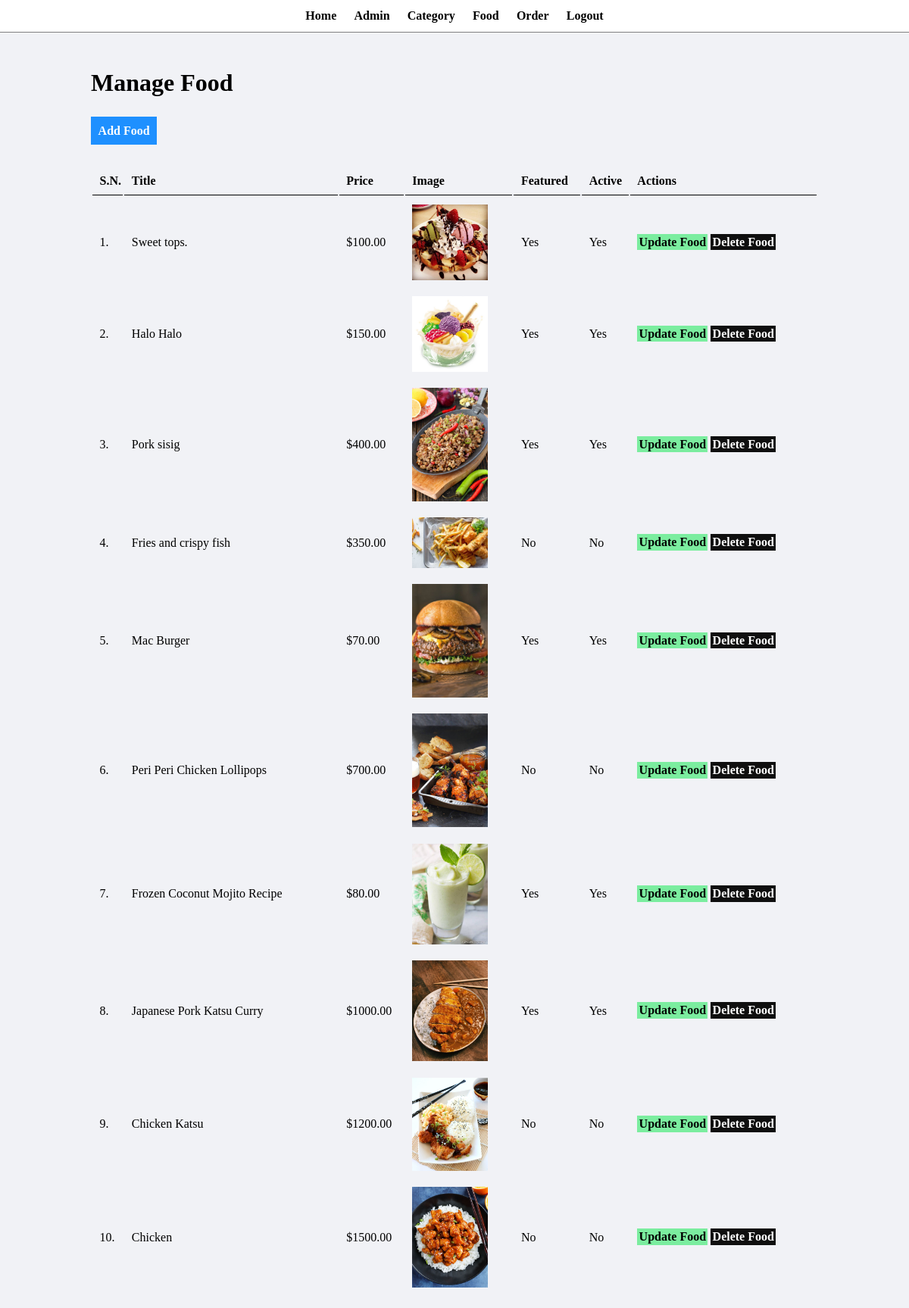
/admin/manage-food.php (signed in), run on the app's committed database.
### tables this page shows
CREATE TABLE `tbl_food` (
  `id` int(10) UNSIGNED NOT NULL,
  `title` varchar(100) NOT NULL,
  `description` text NOT NULL,
  `price` decimal(10,2) NOT NULL,
  `image_name` varchar(255) NOT NULL,
  `category_id` int(10) UNSIGNED NOT NULL,
  `featured` varchar(10) NOT NULL,
  `active` varchar(10) NOT NULL
);

### admin/manage-food.php (the view, shortened to what this page needs)
<?php include('head/header.php'); ?>
<div class="main-content">
    <div class="wrapper">
        <h1>Manage Food</h1>
        <br /><br />
                <a href="<?php echo SITEURL; ?>admin/add-food.php" class="btn-primary">Add Food</a>
                <br /><br /><br />
                <table class="tbl-full">
                    <tr>
                        <th>S.N.</th>
                        <th>Title</th>
                        <th>Price</th>
                        <th>Image</th>
                        <th>Featured</th>
                        <th>Active</th>
                        <th>Actions</th>
                    </tr>
                    <?php
                        $sql = "SELECT * FROM tbl_food";
                        $res = mysqli_query($conn, $sql);
                        $count = mysqli_num_rows($res);
                        $sn=1;
                        if($count>0)
                        {
                            while($row=mysqli_fetch_assoc($res))
                            {
                                $id = $row['id'];
                                $title = $row['title'];
                                $price = $row['price'];
                                $image_name = $row['image_name'];
                                $featured = $row['featured'];
                                $active = $row['active'];
                                ?>
                                <tr>
                                    <td><?php echo $sn++; ?>. </td>
                                    <td><?php echo $title; ?></td>
                                    <td>$<?php echo $price; ?></td>
                                    <td>
                                        <?php
                                            if($image_name=="")
                                            {
                                                echo "<div class='error'>Image not Added.</div>";
                                            }
                                            else
                                            {
                                                ?>
                                                <img src="<?php echo SITEURL; ?>images/food/<?php echo $image_name; ?>" width="100px">
                                                <?php
                                            }
                                        ?>
                                    </td>
                                    <td><?php echo $featured; ?></td>
                                    <td><?php echo $active; ?></td>
                                    <td>
                                        <a href="<?php echo SITEURL; ?>admin/update-food.php?id=<?php echo $id; ?>" class="btn-secondary">Update Food</a>
                                        <a href="<?php echo SITEURL; ?>admin/delete-food.php?id=<?php echo $id; ?>&image_name=<?php echo $image_name; ?>" class="btn-danger">Delete Food</a>
                                    </td>
                                </tr>
                                <?php
                            }
                        }
                        else
                        {
                            echo "<tr> <td colspan='7' class='error'> Food not Added Yet. </td> </tr>";
                        }
                    ?>
                </table>
    </div>
</div>

### admin/head/header.php (shortened to what this page needs)
<html>
    <head>
        <link rel="stylesheet" href="../css/admin.css">
    </head>
    <body>
        <div class="menu text-center">
            <div class="wrapper">
                <ul>
                    <li><a href="index.php">Home</a></li>
                    <li><a href="manage-admin.php">Admin</a></li>
                    <li><a href="manage-category.php">Category</a></li>
                    <li><a href="manage-food.php">Food</a></li>
                    <li><a href="manage-order.php">Order</a></li>
                    <li><a href="logout.php">Logout</a></li>
                </ul>
            </div>
        </div>

### css/admin.css (style rules this page uses)
* { margin: 0; padding: 0; font-family: 'Times New Roman', Times, serif; }
.wrapper { padding: 1%; width: 80%; margin: 0 auto; }
.text-center { text-align: center; }
.tbl-full { width: 100%; }
table tr th { border-bottom: 1px solid black; padding: 1%; text-align: left; }
table tr td { padding: 1%; }
.btn-primary { background-color: #1e90ff; padding: 1%; color: white; text-decoration: none; font-weight: bold; }
.btn-secondary { background-color: #7bed9f; padding: 1%; color: black; text-decoration: none; font-weight: bold; }
.btn-danger { background-color: #0f0f0f; padding: 1%; color: white; text-decoration: none; font-weight: bold; }
.menu { border-bottom: 1px solid grey; }
.menu ul { list-style-type: none; }
.menu ul li { display: inline; padding: 1%; }
.menu ul li a { text-decoration: none; font-weight: bold; color: #000000; }
.main-content { background-color: #f1f2f6; padding: 3% 0; }

### data on the page
tbl_food: title "Sweet tops.", price "100.00", image_name (picture), featured "Yes", active "Yes"
tbl_food: title "Halo Halo", price "150.00", image_name (picture), featured "Yes", active "Yes"
tbl_food: title "Pork sisig", price "400.00", image_name (picture), featured "Yes", active "Yes"
tbl_food: title "Fries and crispy fish", price "350.00", image_name (picture), featured "No", active "No"
tbl_food: title "Mac Burger", price "70.00", image_name (picture), featured "Yes", active "Yes"
tbl_food: title "Peri Peri Chicken Lollipops", price "700.00", image_name (picture), featured "No", active "No"
tbl_food: title "Frozen Coconut Mojito Recipe", price "80.00", image_name (picture), featured "Yes", active "Yes"
tbl_food: title "Japanese Pork Katsu Curry", price "1000.00", image_name (picture), featured "Yes", active "Yes"
tbl_food: title "Chicken Katsu", price "1200.00", image_name (picture), featured "No", active "No"
tbl_food: title "Chicken", price "1500.00", image_name (picture), featured "No", active "No"
